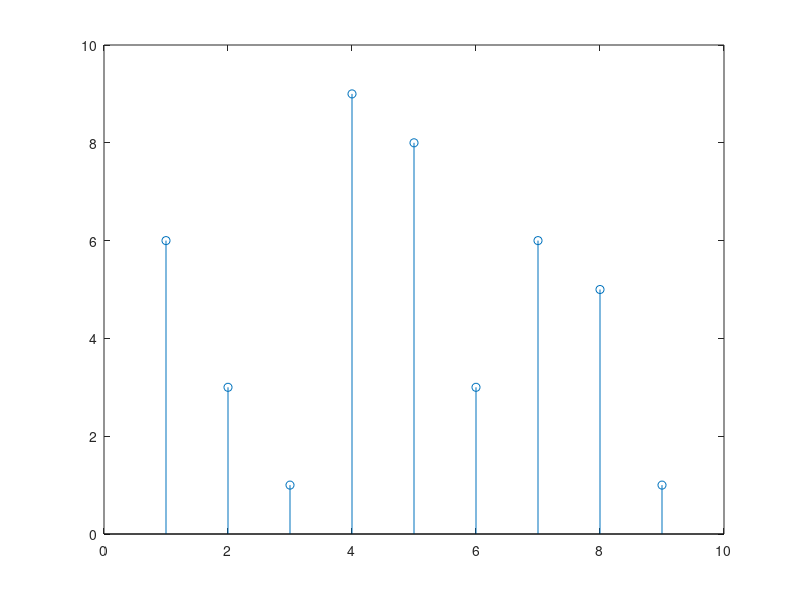
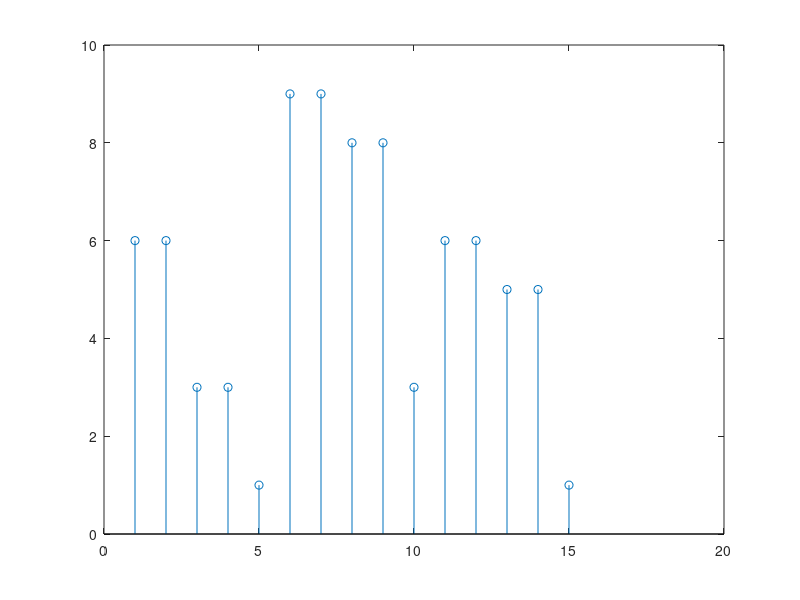
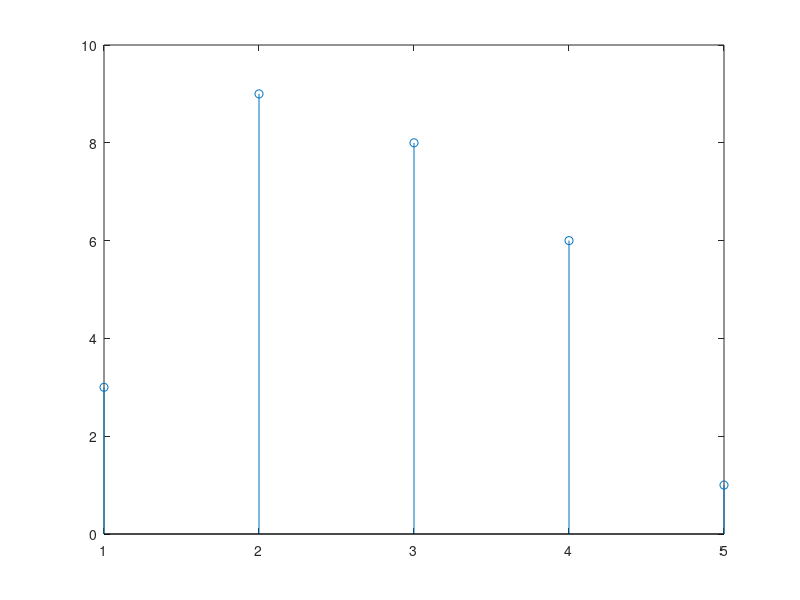

MATLAB code to generate these figures, in order: (Note: this script raises an error after producing the figures.)
% 1D interpolation
A=[6 3 1 9 8 3 6 5 1]; % 9 numbers
B=zeros(1,15);
for i=1:15
    B(i)=A(round(i*(9/15)));
end
for j=1:5
    C(j)=A(round(j*(9/5)));
end
n=1:9;
figure
stem(A)
figure 
stem(B)
figure 
stem(C)

% 2D
for i=1:x
    for j=1:y
        output_file(i,j)=I(round(i*(col/x)),round(j*(row/y)));
    end
end
